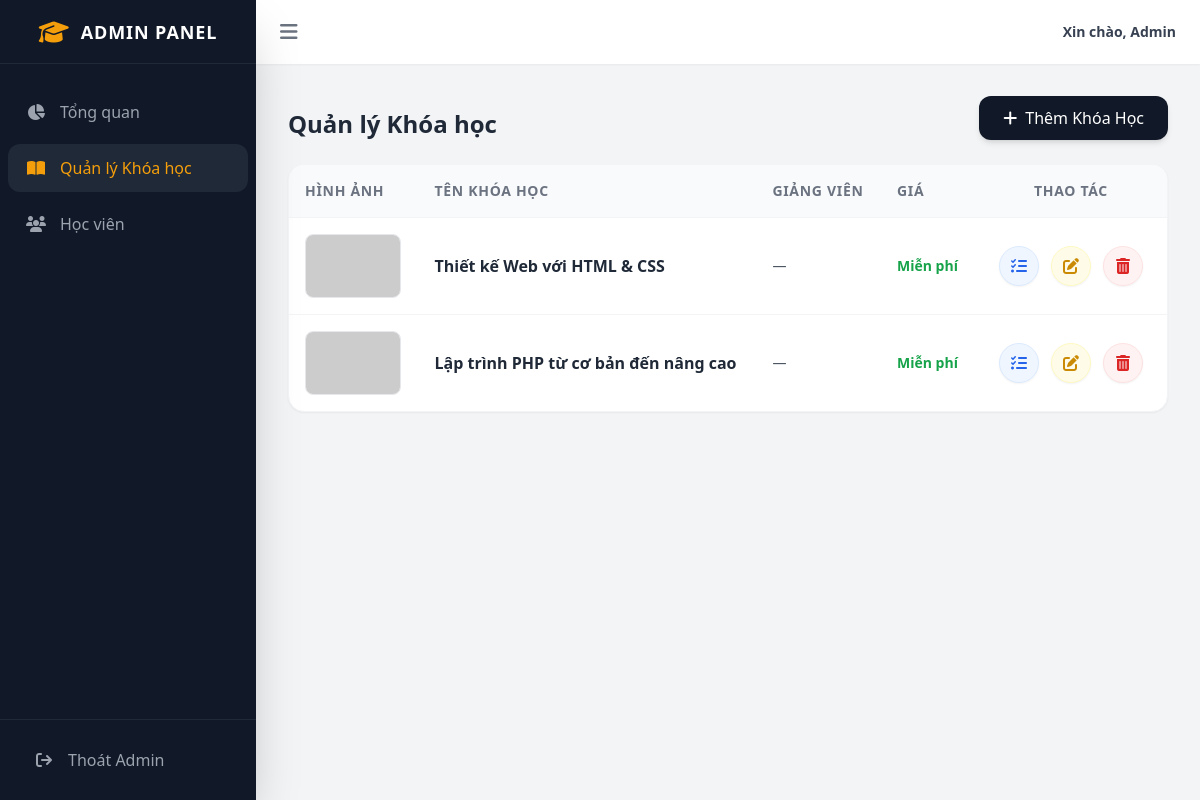
Screenshot of /public/index.php?action=admin_manage_courses (signed in) with the database file from the repository.
### tables this page shows
CREATE TABLE IF NOT EXISTS `courses` (
    `id`           INT UNSIGNED NOT NULL AUTO_INCREMENT,
    `title`        VARCHAR(500) NOT NULL,
    `description`  TEXT NULL DEFAULT NULL,
    `thumbnail`    VARCHAR(500) NULL DEFAULT NULL,
    `benefits`     TEXT NULL DEFAULT NULL,
    `requirements` TEXT NULL DEFAULT NULL,
    `created_at`   TIMESTAMP NOT NULL DEFAULT CURRENT_TIMESTAMP,
    PRIMARY KEY (`id`)
);

### app/controllers/AdminController.php (called while the page is built, shortened)
<?php
class AdminController {
    public function manageCoursesList() {
        $db = (new Database())->getConnection();
        $stmt = $db->query("SELECT * FROM courses ORDER BY id DESC");
        $courses = $stmt->fetchAll(PDO::FETCH_ASSOC);
        require_once __DIR__ . '/../../views/admin/manage_courses.php';
    }
}
?>

### views/admin/manage_courses.php (the view, shortened to what this page needs)
<!DOCTYPE html>
<html lang="vi">
<head>
    <script src="https://cdn.tailwindcss.com"></script>
    <link rel="stylesheet" href="https://cdnjs.cloudflare.com/ajax/libs/font-awesome/6.4.2/css/all.min.css">
</head>
<body class="bg-gray-100 font-sans flex min-h-screen"
      x-data="{
          sidebarOpen: true,
          showAddModal: false,
          showEditModal: false,
          editData: {},
          openEdit(course) {
              this.editData = { ...course };
              this.editData.price          = course.price          || 0;
              this.editData.original_price = course.original_price || 0;
              this.editData.duration_hours = course.duration_hours || 0;
              this.editData.total_lessons  = course.total_lessons  || 0;
              this.showEditModal = true;
              this.$nextTick(() => {
                  if(window.editorEdit)         { window.editorEdit.setData(course.description  || ''); }
                  if(window.editorEditBenefits) { window.editorEditBenefits.setData(course.benefits || ''); }
                  if(window.editorEditReqs)     { window.editorEditReqs.setData(course.requirements || ''); }
              });
          }
      }">
    <aside class="w-64 bg-dark text-white transition-all duration-300 flex flex-col shadow-2xl relative z-20" :class="sidebarOpen ? '' : '!w-20'">
        <div class="h-16 flex items-center justify-center border-b border-gray-800">
            <i class="fa-solid fa-graduation-cap text-primary text-2xl"></i>
            <span x-show="sidebarOpen" class="ml-3 font-bold text-lg tracking-wider">ADMIN PANEL</span>
        </div>
        <nav class="flex-1 px-2 py-6 space-y-2">
            <a href="?action=admin_dashboard" class="flex items-center px-4 py-3 text-gray-400 hover:bg-gray-800 hover:text-white rounded-xl transition group">
                <i class="fa-solid fa-chart-pie w-6 text-center"></i><span x-show="sidebarOpen" class="ml-3 font-medium">Tổng quan</span>
            </a>
            <a href="?action=admin_manage_courses" class="flex items-center px-4 py-3 bg-gray-800 text-primary rounded-xl transition group">
                <i class="fa-solid fa-book-open w-6 text-center"></i><span x-show="sidebarOpen" class="ml-3 font-medium">Quản lý Khóa học</span>
            </a>
            <a href="#" class="flex items-center px-4 py-3 text-gray-400 hover:bg-gray-800 hover:text-white rounded-xl transition group">
                <i class="fa-solid fa-users w-6 text-center"></i>
                <span x-show="sidebarOpen" class="ml-3 font-medium">Học viên</span>
            </a>
        </nav>
        <div class="p-4 border-t border-gray-800">
            <a href="?action=home" class="flex items-center px-4 py-3 text-gray-400 hover:bg-red-500 hover:text-white rounded-xl transition">
                <i class="fa-solid fa-arrow-right-from-bracket w-6 text-center"></i><span x-show="sidebarOpen" class="ml-3 font-medium">Thoát Admin</span>
            </a>
        </div>
    </aside>
    <main class="flex-1 flex flex-col overflow-hidden">
        <header class="h-16 bg-white shadow-sm flex items-center justify-between px-6 z-10 shrink-0">
            <button @click="sidebarOpen = !sidebarOpen" class="text-gray-500 hover:text-primary focus:outline-none"><i class="fa-solid fa-bars text-xl"></i></button>
            <div class="flex items-center gap-3">
                <span class="text-sm font-semibold text-gray-700">Xin chào, <?= htmlspecialchars($_SESSION['user_name']) ?></span>
            </div>
        </header>
        <div class="flex-1 overflow-y-auto p-6 md:p-8">
            <div class="flex justify-between items-end mb-6">
                <div>
                    <h1 class="text-2xl font-bold text-gray-800">Quản lý Khóa học</h1>
                </div>
                <button @click="showAddModal = true" class="bg-dark hover:bg-gray-800 text-white font-medium py-2.5 px-6 rounded-xl transition shadow-md flex items-center gap-2">
                    <i class="fa-solid fa-plus"></i> Thêm Khóa Học
                </button>
            </div>
            <div class="bg-white rounded-2xl shadow-sm border border-gray-100 overflow-hidden">
                <table class="w-full text-left border-collapse">
                    <thead>
                        <tr class="bg-gray-50 border-b border-gray-100 text-sm text-gray-500 uppercase tracking-wider">
                            <th class="p-4 font-semibold">Hình ảnh</th>
                            <th class="p-4 font-semibold">Tên khóa học</th>
                            <th class="p-4 font-semibold">Giảng viên</th>
                            <th class="p-4 font-semibold">Giá</th>
                            <th class="p-4 font-semibold text-center w-48">Thao tác</th>
                        </tr>
                    </thead>
                    <tbody class="divide-y divide-gray-100">
                        <?php if(!empty($courses)): foreach($courses as $course): ?>
                        <tr class="hover:bg-gray-50 transition group">
                            <td class="p-4">
                                <?php
                                $thumb = $course['thumbnail'] ?? '';
                                $thumb_display = !empty($thumb)
                                    ? (str_starts_with($thumb, 'http') ? $thumb : '/e-learning-project/public/' . $thumb)
                                    : 'https://placehold.co/100x70/4f46e5/fff?text=No+Image';
                                ?>
                                <img src="<?= htmlspecialchars($thumb_display) ?>" class="w-24 h-16 object-cover rounded-lg border border-gray-200">
                            </td>
                            <td class="p-4">
                                <p class="font-bold text-gray-800"><?= htmlspecialchars($course['title']) ?></p>
                            </td>
                            <td class="p-4 text-sm text-gray-600"><?= htmlspecialchars($course['instructor'] ?? '—') ?></td>
                            <td class="p-4 text-sm font-semibold <?= ($course['price'] ?? 0) > 0 ? 'text-red-600' : 'text-green-600' ?>">
                                <?= ($course['price'] ?? 0) > 0 ? number_format($course['price'], 0, ',', '.') . 'đ' : 'Miễn phí' ?>
                            </td>
                            <td class="p-4 text-center">
                                <div class="flex items-center justify-center gap-3">
                                    <a href="?action=admin_manage_content&id=<?= $course['id'] ?>" title="Nội dung bài giảng" class="w-10 h-10 rounded-full flex items-center justify-center bg-blue-50 text-blue-600 hover:bg-blue-500 hover:text-white transition shadow-sm border border-blue-100">
                                        <i class="fa-solid fa-list-check"></i>
                                    </a>
                                    <button @click="openEdit(<?= htmlspecialchars(json_encode($course), ENT_QUOTES, 'UTF-8') ?>)" title="Sửa khóa học" class="w-10 h-10 rounded-full flex items-center justify-center bg-yellow-50 text-yellow-600 hover:bg-yellow-500 hover:text-white transition shadow-sm border border-yellow-100">
                                        <i class="fa-solid fa-pen-to-square"></i>
                                    </button>
                                    <a href="?action=admin_delete_course&id=<?= $course['id'] ?>" onclick="return confirm('Bạn có chắc chắn muốn XÓA khóa học này không? Mọi bài giảng bên trong sẽ bị mất!');" title="Xóa khóa học" class="w-10 h-10 rounded-full flex items-center justify-center bg-red-50 text-red-600 hover:bg-red-500 hover:text-white transition shadow-sm border border-red-100">
                                        <i class="fa-solid fa-trash-can"></i>
                                    </a>
                                </div>
                            </td>
                        </tr>
                        <?php endforeach; else: ?>
                            <tr><td colspan="5" class="p-8 text-center text-gray-500">Chưa có khóa học nào.</td></tr>
                        <?php endif; ?>
                    </tbody>
                </table>
            </div>
        </div>
    </main>
</body>
</html>

### rows the page displays
courses: title "Thiết kế Web với HTML & CSS", instructor "—", price "Miễn phí"
courses: title "Lập trình PHP từ cơ bản đến nâng cao", instructor "—", price "Miễn phí"

### other values shown
$_SESSION['user_name'] "Admin"
